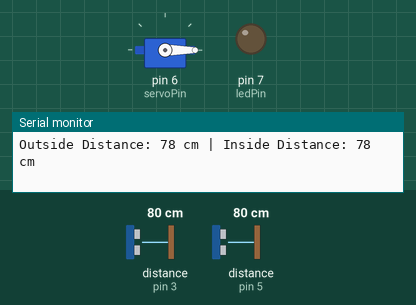
Recording of a sketch running on a simulated Arduino Uno, built with avr-gcc and run on an emulated ATmega328P. Shown: servo, output pins drawn as LEDs (lit = HIGH), the last lines printed to the serial monitor. Wiring (inferred from the names in the program): 2 × ultrasonic range finder: trigger pin 2, echo pin 3 / trigger pin 4, echo pin 5. The test bench sets the inputs (shaded band); at power-on: distance to the obstacle (sensors on pin 3, pin 5) 80 cm. The echo pulse lasts 58.3 µs per cm; pins used as bus, display or sensor lines are not drawn.

Above: at 1.2 s.
1.3 s: distance to the obstacle (sensor on pin 3) set to 23 cm
2.8 s: distance to the obstacle (sensor on pin 3) set to 19 cm
At 3.4 s:
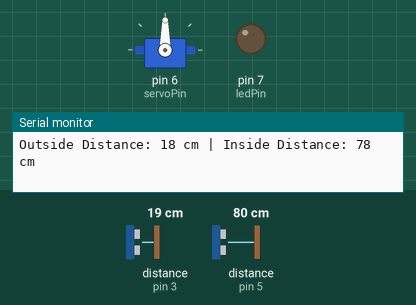
4.6 s: distance to the obstacle (sensor on pin 5) set to 7 cm
6.1 s: distance to the obstacle (sensor on pin 5) set to 4 cm
At 7.3 s:
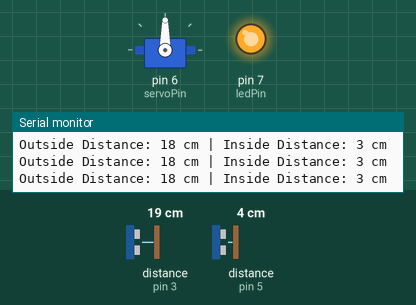
7.6 s: distance to the obstacle (sensor on pin 3) set to 299 cm
At 8.5 s:
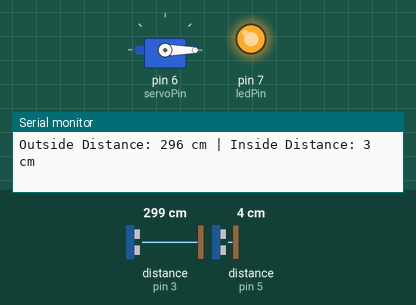
9.1 s: distance to the obstacle (sensor on pin 3) set to 2 cm
At 10.1 s:
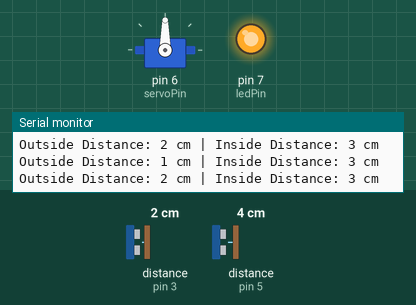
Timing chart, 0 to 11.7 s (numbered marks = the images above; inputs shaded):
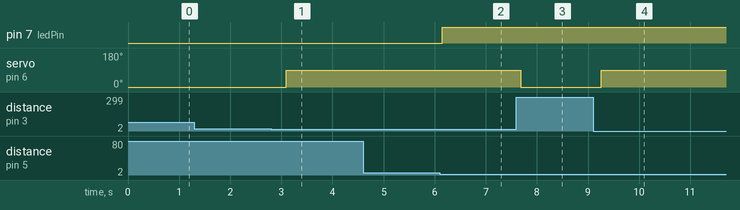

The sketch:

smartdustbin_code.ino
```cpp
#include <Servo.h>

Servo lidServo;

// Pin settings
int trigOut = 2;
int echoOut = 3;

int trigIn = 4;
int echoIn = 5;

int ledPin = 7;    // LED bulb positive terminal
int servoPin = 6;  // Servo signal pin

// Distance threshold
int personDistance = 20;   // cm (outside sensor)
int fullDistance   = 5;    // cm (inside sensor)

long getDistance(int trig, int echo) {
  digitalWrite(trig, LOW);
  delayMicroseconds(2);

  digitalWrite(trig, HIGH);
  delayMicroseconds(10);
  digitalWrite(trig, LOW);

  long duration = pulseIn(echo, HIGH);
  long distance = duration * 0.034 / 2;   // convert to cm

  return distance;
}

void setup() {
  Serial.begin(9600);

  pinMode(trigOut, OUTPUT);
  pinMode(echoOut, INPUT);

  pinMode(trigIn, OUTPUT);
  pinMode(echoIn, INPUT);

  pinMode(ledPin, OUTPUT);

  lidServo.attach(servoPin);
  lidServo.write(0);   // lid closed
}

void loop() {

  // Read ultrasonic distances
  long outsideDistance = getDistance(trigOut, echoOut);
  long insideDistance  = getDistance(trigIn, echoIn);


  Serial.print("Outside Distance: ");
  Serial.print(outsideDistance);
  Serial.print(" cm | Inside Distance: ");
  Serial.print(insideDistance);
  Serial.println(" cm");

  // --- Outside sensor: detects person ---
  if (outsideDistance < personDistance && outsideDistance > 0) {
    lidServo.write(90);          // open lid
  } else {
    lidServo.write(0);           // close lid
  }

  // --- Inside sensor: garbage level ---
  if (insideDistance < fullDistance && insideDistance > 0) {
    digitalWrite(ledPin, HIGH);  // bin full → LED on
  } else {
    digitalWrite(ledPin, LOW);   // not full → LED off
  }

  delay(300);
}
```

Measured:
- the behaviour switches between 21 and 20 cm on distance to the obstacle (sensor on pin 3) (found by bisection; images 0 and 1)
- the behaviour switches between 6 and 5 cm on distance to the obstacle (sensor on pin 5) (found by bisection; images 1 and 2)
- after the input at 2.8 s, servo on pin 6 (servoPin): 0° → 90° after 0.30 s
- after the input at 6.1 s, pin 7 (ledPin): LOW → HIGH after 0.05 s
- after the input at 7.6 s, servo on pin 6 (servoPin): 90° → 0° after 0.08 s
- after the input at 9.1 s, servo on pin 6 (servoPin): 0° → 90° after 0.16 s
